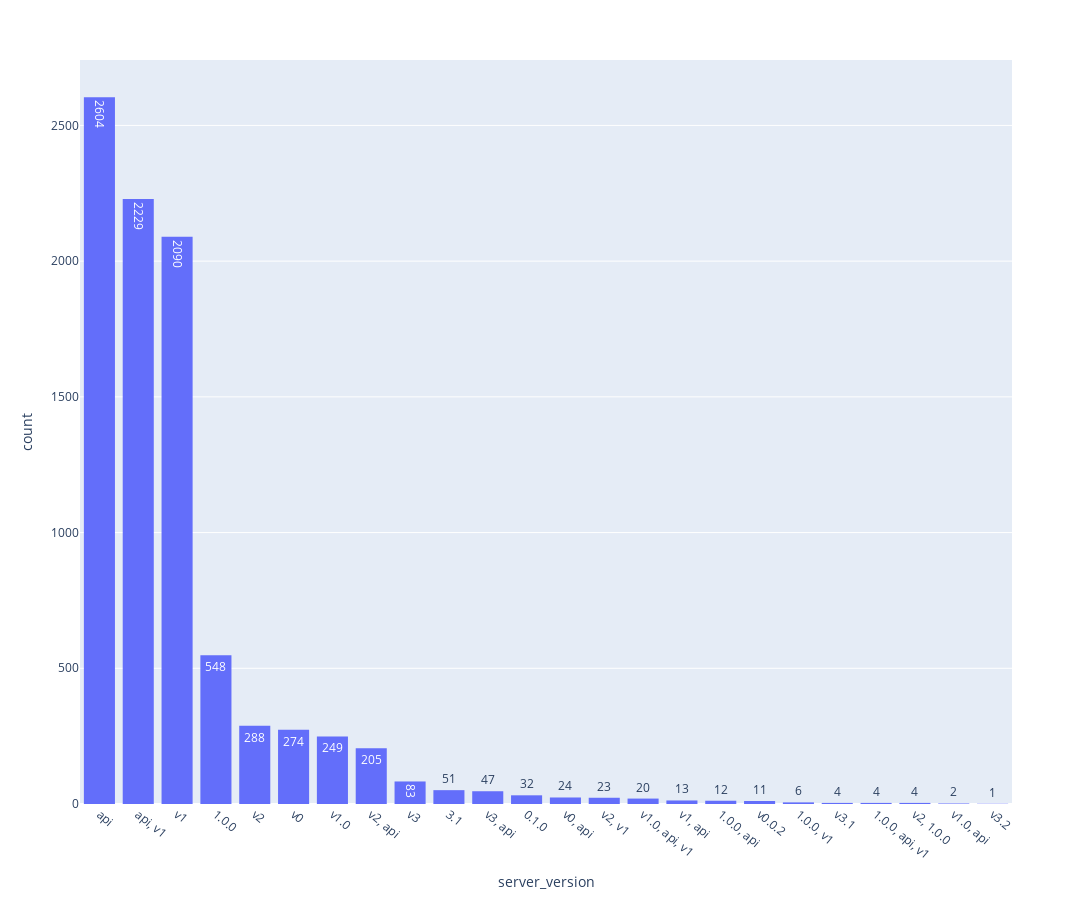

Here is the notebook cell this chart was saved with:
### Code cell
# Plot the Server Version categories and their counts
import plotly.express as px
import plotly.graph_objects as go
from plotly.subplots import make_subplots
import plotly.express as px
px.histogram(api_history, x="server_version",text_auto=True,width=1300, height = 900).update_xaxes(categoryorder="total descending", tickangle=40)

### Figure 1 — Plotly figure (JSON) as saved in the notebook; plotly's stock layout.template omitted (floating-point values rounded to 4 significant figures; data arrays with more than 128 entries replaced by an {"elided": "..."} marker saying what was removed)
{"data": [{"alignmentgroup": "True", "bingroup": "x", "hovertemplate": "server_version=%{x}<br>count=%{y}<extra></extra>", "legendgroup": "", "marker": {"color": "#636efa", "pattern": {"shape": ""}}, "name": "", "offsetgroup": "", "orientation": "v", "showlegend": false, "texttemplate": "%{value}", "type": "histogram", "x": {"elided": "67230 str values"}, "xaxis": "x", "yaxis": "y"}], "layout": {"barmode": "relative", "height": 900, "legend": {"tracegroupgap": 0}, "margin": {"t": 60}, "width": 1300, "xaxis": {"anchor": "y", "categoryorder": "total descending", "domain": [0, 1], "tickangle": 40, "title": {"text": "server_version"}}, "yaxis": {"anchor": "x", "domain": [0, 1], "title": {"text": "count"}}}}
